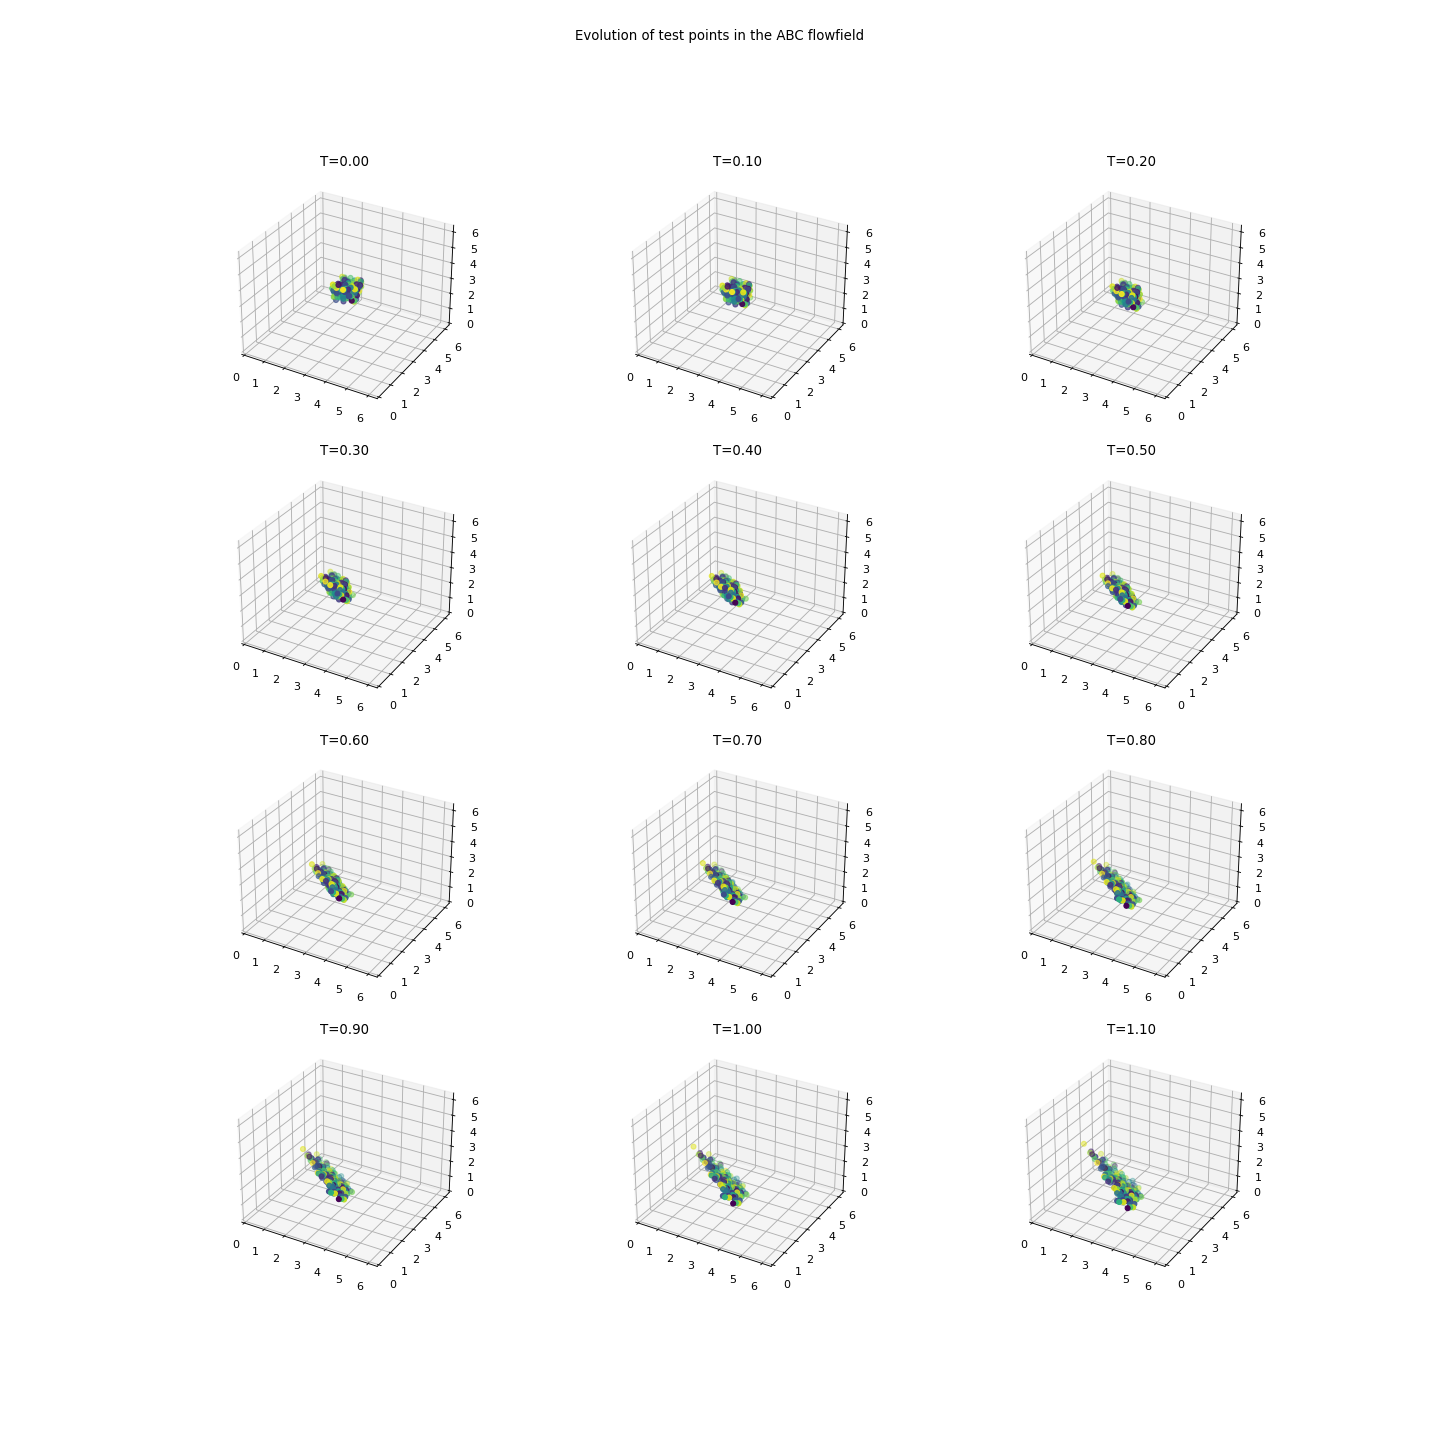

Write the Python code that produced this figure.
import numpy as np
import deeptime as dt
import matplotlib.pyplot as plt
from mpl_toolkits.mplot3d import Axes3D

system = dt.data.abc_flow(n_steps=100)
scatters = [np.random.uniform(np.pi-.5, np.pi+.5, size=(200, 3))]
for _ in range(12):
    scatters.append(system(scatters[-1], n_jobs=8))

f = plt.figure(figsize=(18, 18))
f.suptitle('Evolution of test points in the ABC flowfield')
for i in range(4):
    for j in range(3):
        ix = j + i*3
        ax = f.add_subplot(4, 3, ix+1, projection='3d')
        ax.set_title(f"T={ix*system.n_steps*system.h:.2f}")
        ax.scatter(*scatters[ix].T, c=np.linspace(0, 1, num=200))
        ax.set_xlim([0, 2*np.pi])
        ax.set_ylim([0, 2*np.pi])
        ax.set_zlim([0, 2*np.pi])
plt.show()
